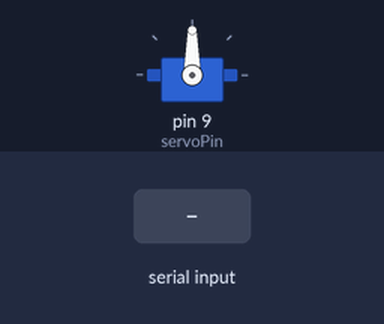
Recording of a sketch running on a simulated Arduino Uno, built with avr-gcc and run on an emulated ATmega328P. On the bench: servo. The test bench sets the inputs (shaded band).

Above: at 1.2 s.
1.3 s: "a" received over Serial
At 1.6 s:
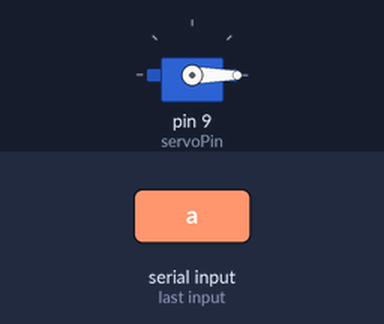
2.8 s: "b" received over Serial
At 3.9 s:
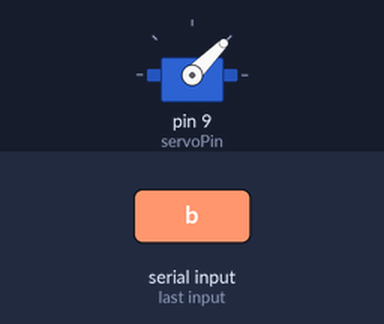
4.3 s: "d" received over Serial
At 5.0 s:
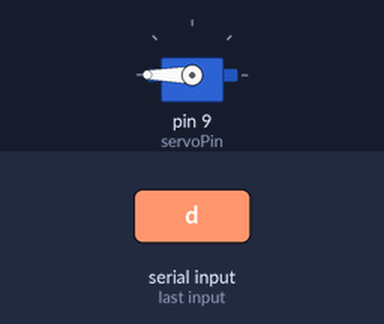
5.8 s: "c" received over Serial
At 6.2 s:
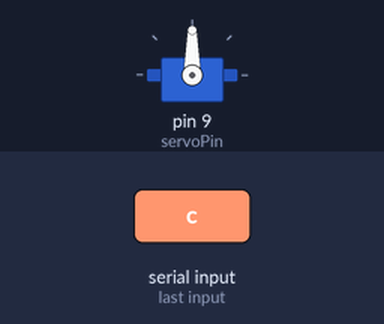
Timing chart, 0 to 8.3 s (numbered marks = the images above; inputs shaded):
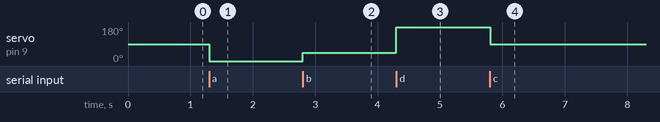

Measured:
- after the input at 1.3 s, servo on pin 9 (servoPin): 90° → 0° at once
- after the input at 2.8 s, servo on pin 9 (servoPin): 0° → 45° at once
- after the input at 4.3 s, servo on pin 9 (servoPin): 45° → 180° at once
- after the input at 5.8 s, servo on pin 9 (servoPin): 180° → 90° at once

The sketch:

sketch_may20a.ino
```cpp
#include <Servo.h>
int servoPin = 9;
Servo servoMotor;
void setup() {
pinMode(servoPin, OUTPUT);
Serial.begin(9600);
servoMotor.attach (servoPin);
}

void loop() {
  if(Serial.available() > 0){
    char letra = Serial.read();
    if (letra == 'a'){
      servoMotor.write(0);
    }
    else if (letra == 'b'){
      servoMotor.write(45);
    }
    else if (letra == 'c'){
      servoMotor.write(90);
    }
    else if (letra == 'd'){
      servoMotor.write(180);
    }
}
}
```
